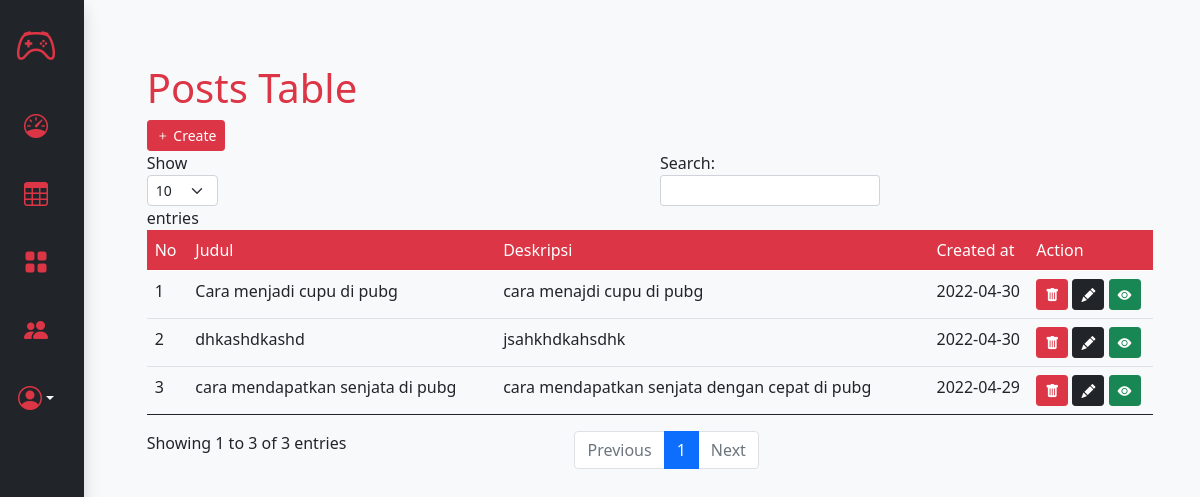
The app's page /admin/post/index.php (signed in) with its own data.
### tables this page shows
CREATE TABLE `posts` (
  `id` int(11) NOT NULL AUTO_INCREMENT,
  `judul` varchar(255) NOT NULL,
  `deskripsi` text NOT NULL,
  `konten` text NOT NULL,
  `game_id` int(11) NOT NULL,
  `author` int(11) DEFAULT NULL,
  `created_at` date NOT NULL DEFAULT current_timestamp(),
  PRIMARY KEY (`id`),
  KEY `game_id` (`game_id`),
  KEY `author` (`author`),
  CONSTRAINT `posts_ibfk_1` FOREIGN KEY (`game_id`) REFERENCES `game` (`id`) ON DELETE CASCADE ON UPDATE CASCADE,
  CONSTRAINT `posts_ibfk_2` FOREIGN KEY (`author`) REFERENCES `users` (`id`) ON DELETE SET NULL ON UPDATE CASCADE
);

### utils/conn.php (called while the page is built, shortened)
<?php
class Conn extends PDO {
    public function assoc($sql)
    {
        $stmt = $this->prepare($sql);
        $stmt->execute();
        $stmt->setFetchMode(PDO::FETCH_ASSOC);
        return $stmt;
    }
}
?>

### utils/postModel.php (called while the page is built, shortened)
<?php
require_once('conn.php');
class Post {
    static function all()
    {
        $db = new Conn();
        return array_reverse($db->assoc("SELECT * FROM posts")->fetchAll());
    }
}
?>

### admin/post/index.php (the view, shortened to what this page needs)
<?php
require_once('../../utils/postModel.php');
if(isset($_SESSION['isAuthenticated'])){
    if($_SESSION['isAuthenticated'] === true){
        $posts = Post::all();
        $index = 1;
    }
}else{
    Common::redirect('/login.php');
}
?>
<!doctype html>
<html lang="en">
    <?php require_once('../../utils/components/head.php') ?>
  <body class="bg-light">
    <div class="">
        <div class="row">
            <?php require_once('../../utils/components/sidebar.php')?>
            <div class="col-sm p-3 min-vh-100 row justify-content-center">
                <div class="col-11 mt-5">
                    <h1 class="text-danger">Posts Table</h1>
                    <a class="btn btn-danger btn-sm" href="/admin/post/add.php"><i class="bi bi-plus"></i> Create</a>
                    <table id="postTable" class="table table-stripped">
                        <thead class="bg-danger text-white">
                            <tr>
                                <td>No</td>
                                <td>Judul</td>
                                <td>Deskripsi</td>
                                <td>Created at</td>
                                <td>Action</td>
                            </tr>
                        </thead>
                        <tbody>
                        <?php foreach ($posts as $key => $value) { ?>
                                    <tr>
                                        <td><?= $index ?></td>
                                        <td><?= $value['judul'] ?></td>
                                        <td><?= $value['deskripsi'] ?></td>
                                        <td><?= $value['created_at'] ?></td>
                                        <td>
                                            <a href="/admin/post/delete.php?id=<?= $value['id'] ?>" class="btn btn-sm btn-danger"> <i class="bi bi-trash-fill"></i></a>
                                            <a href="/admin/post/edit.php?id=<?= $value['id']?>" class="btn btn-sm btn-dark"> <i class="bi bi-pencil-fill"></i></a>
                                            <a href="/post.php?id=<?= $value['id']?>" class="btn btn-sm btn-success"> <i class="bi bi-eye-fill"></i></a>
                                        </td>
                                    </tr>
                                    <?php $index++ ?>
                                <?php } ?>
                        </tbody>
                    </table>
                </div>
            </div>
        </div>
    </div>
  </body>
</html>

### records on screen
posts: judul "Cara menjadi cupu di pubg", deskripsi "cara menajdi cupu di pubg", created_at "2022-04-30"
posts: judul "dhkashdkashd", deskripsi "jsahkhdkahsdhk", created_at "2022-04-30"
posts: judul "cara mendapatkan senjata di pubg", deskripsi "cara mendapatkan senjata dengan cepat di pubg", created_at "2022-04-29"
